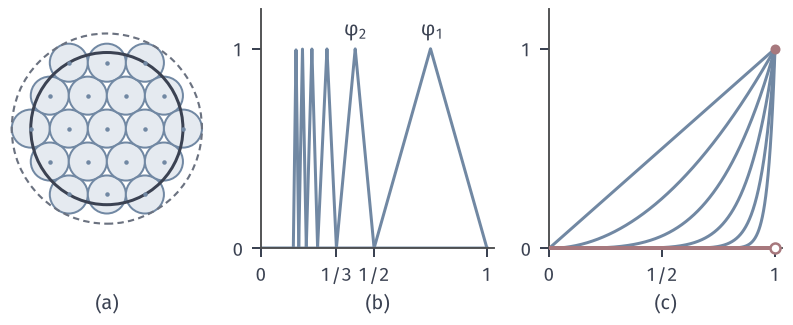

The script that drew this image:
from pathlib import Path
import sys
ROOT = next(p for p in Path(__file__).resolve().parents if (p/"build.sh").is_file() and (p/"tex/book.tex").is_file())
sys.path.insert(0, str(ROOT/"figures/00-shared/mathematical-preliminaries-upper/00-shared/comprehension-figures"))
from support import figure, save, BLUE, GREEN, YELLOW, RED, PURPLE, INK, MUTED, GRID, BLUE_FILL, GREEN_FILL, YELLOW_FILL, RED_FILL, PURPLE_FILL
import numpy as np

from matplotlib.patches import Circle
# (a) R^2 单位圆盘内两两距离不小于 1/2 的点；(b) 不相交支撑的鼓包；(c) x^n。
fig, axes = figure(width_mm=112, height_mm=46, ncols=3, width_ratios=[.85, 1, 1])
fig.set_layout_engine(None)
fig.subplots_adjust(left=.01, right=.985, top=.97, bottom=.235, wspace=.25)
a = axes[0]; a.set_aspect('equal'); a.axis('off')
pts = []
for i in range(-3, 4):
    for j in range(-3, 4):
        q = (.5*(i+j/2), .5*j*np.sqrt(3)/2)
        if q[0]**2+q[1]**2 <= 1+1e-9: pts.append(q)
for q in pts:
    a.add_patch(Circle(q, .25, fc=BLUE_FILL, ec=BLUE, lw=.8))
    a.plot([q[0]], [q[1]], 'o', ms=1.8, color=BLUE, mew=0)
a.add_patch(Circle((0, 0), 1, fc='none', ec=INK, lw=1.2))
a.add_patch(Circle((0, 0), 1.25, fc='none', ec=MUTED, lw=.85, ls=(0, (3, 2))))
a.set_xlim(-1.3, 1.3); a.set_ylim(-1.3, 1.3)
b = axes[1]
x = np.linspace(0, 1, 6000)
for n in range(1, 7):
    l, r = 1/(n+1), 1/n; c, w = (l+r)/2, (r-l)/2
    y = np.maximum(0, 1-np.abs(x-c)/w)
    b.plot(x, y, color=BLUE, lw=1.2)
b.set_xlim(0, 1.03); b.set_ylim(0, 1.2); b.set_xticks([0, 1/3, 1/2, 1]); b.set_xticklabels(['0', '1/3', '1/2', '1']); b.set_yticks([0, 1])
b.text(.76, 1.04, r'$\varphi_1$', ha='center', va='bottom'); b.text(.42, 1.04, r'$\varphi_2$', ha='center', va='bottom')
c = axes[2]
x = np.linspace(0, 1, 1000)
for n in (1, 2, 4, 8, 16, 32):
    c.plot(x, x**n, color=BLUE, lw=1.2)
c.plot([0, 1], [0, 0], color=RED, lw=1.6, solid_capstyle='butt', clip_on=False, zorder=3)
c.plot([1], [1], 'o', ms=4, color=RED, mew=0, zorder=4, clip_on=False)
c.plot([1], [0], 'o', ms=4, mfc='white', mec=RED, mew=1, zorder=4, clip_on=False)
c.set_xlim(0, 1.03); c.set_ylim(0, 1.2); c.set_xticks([0, .5, 1]); c.set_xticklabels(['0', '1/2', '1']); c.set_yticks([0, 1])
for ax, s in zip(axes, '(a) (b) (c)'.split()):
    q = ax.get_position(); fig.text((q.x0+q.x1)/2, .035, s, ha='center', va='bottom')
save(fig, Path(__file__).resolve().parent, 'figure', {'formula': 'hex points spacing 1/2 in unit disc; tents on [1/(n+1),1/n]; x^n, n=1,2,4,8,16,32'})
